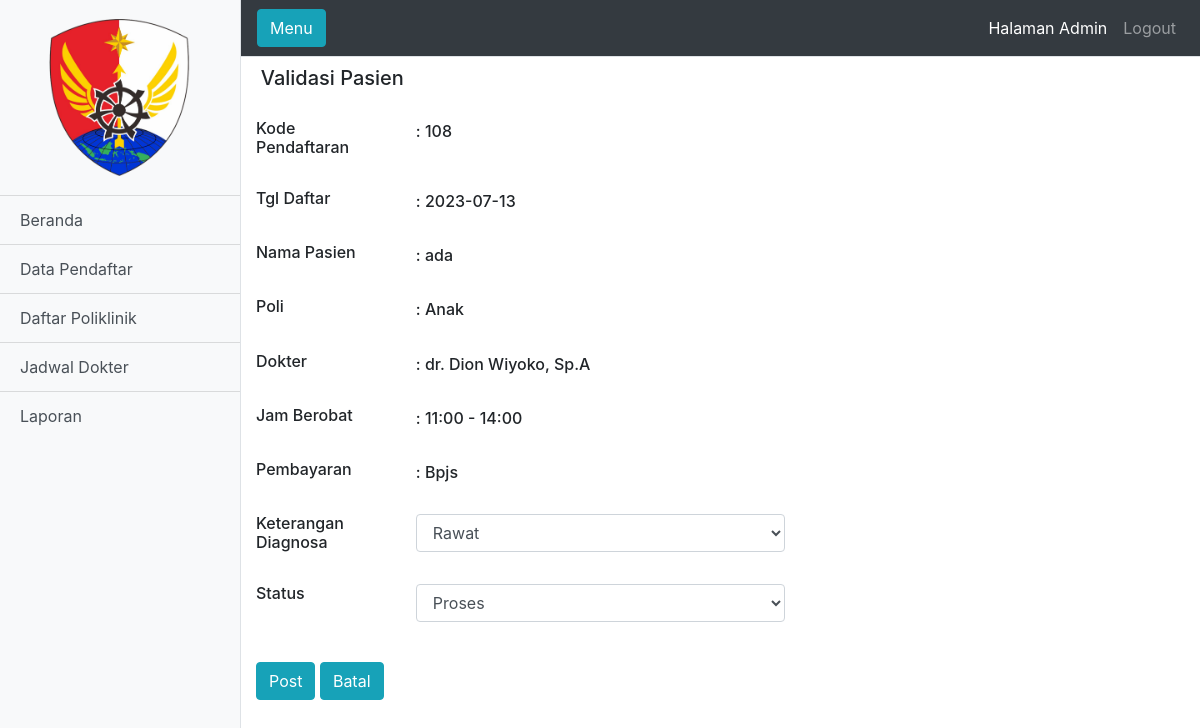
/validasi_pasien.php?kode_pendaftaran=108, run on the app's committed database.
### tables this page shows
CREATE TABLE `pasien` (
  `kode_pendaftaran` int(10) NOT NULL,
  `username` varchar(10) NOT NULL,
  `tgl_daftar` date NOT NULL,
  `id_poli` int(5) NOT NULL,
  `id_dokter` int(3) NOT NULL,
  `id_jam` int(5) NOT NULL,
  `jenis_pembayaran` varchar(30) NOT NULL,
  `no_rm` varchar(20) NOT NULL,
  `nama` varchar(50) NOT NULL,
  `jk` varchar(20) NOT NULL,
  `tlahir` varchar(50) NOT NULL,
  `nohp` varchar(15) NOT NULL,
  `ttl` date NOT NULL,
  `pekerjaan` varchar(50) NOT NULL,
  `alamat` varchar(500) NOT NULL,
  `wnama` varchar(50) NOT NULL,
  `wjk` varchar(10) NOT NULL,
  `walamat` varchar(500) NOT NULL,
  `wnohp` varchar(15) NOT NULL,
  `status` varchar(40) NOT NULL,
  `diagnosa` varchar(255) DEFAULT NULL
);

CREATE TABLE `poliklinik` (
  `id_poli` int(3) NOT NULL,
  `nama_poli` varchar(30) NOT NULL,
  `status` int(3) NOT NULL
);

CREATE TABLE `dokter` (
  `id_dokter` int(3) NOT NULL,
  `nama_dokter` varchar(30) NOT NULL,
  `id_poli` int(3) NOT NULL,
  `status` int(11) NOT NULL,
  `level` enum('spesialis','umum') NOT NULL DEFAULT 'umum'
);

CREATE TABLE `jam` (
  `id_jam` int(5) NOT NULL,
  `jam` varchar(25) NOT NULL,
  `id_poli` int(3) NOT NULL,
  `id_dokter` int(5) NOT NULL,
  `status` int(11) NOT NULL
);

### functions.php (called while the page is built, shortened)
<?php
$db = mysqli_connect("localhost", "root", "", "sirusakdeh_db");
function query($query) {
  global $db;
  $result = mysqli_query($db, $query);
  $rows = [];
  while ($row = mysqli_fetch_assoc($result)) {
      $rows[] = $row;
  }
  return $rows;
}
   ?>

### validasi_pasien.php (the view, shortened to what this page needs)
<?php
require 'functions.php';
$kode_pendaftaran = $_GET["kode_pendaftaran"];
$validasi_pasien = query("SELECT pasien.kode_pendaftaran,pasien.tgl_daftar,pasien.nama,poliklinik.nama_poli,dokter.nama_dokter,jam.jam,pasien.jenis_pembayaran,pasien.status,pasien.diagnosa from pasien join poliklinik on pasien.id_poli=poliklinik.id_poli join dokter on pasien.id_dokter=dokter.id_dokter join jam on pasien.id_jam=jam.id_jam where kode_pendaftaran = $kode_pendaftaran")[0];
 ?>
<!DOCTYPE html>
<html lang="en">
<head>
  <link href="admin/vendor/bootstrap/css/bootstrap.min.css" rel="stylesheet">
  <link href="admin/css/simple-sidebar.css" rel="stylesheet">
</head>
<body>
  <div class="d-flex" id="wrapper">
    <div class="bg-light border-right" id="sidebar-wrapper">
      <div class="sidebar-heading"><center><img src="img/logo.png" style="width: 150px; background: transparent;"></center></div>
      <div class="list-group list-group-flush">
        <a href="admin.php" class="list-group-item list-group-item-action bg-light">Beranda</a>
        <a href="data_pendaftar.php" class="list-group-item list-group-item-action bg-light">Data Pendaftar</a>
        <a href="daftar_poliklinik.php" class="list-group-item list-group-item-action bg-light">Daftar Poliklinik</a>
        <a href="jadwal_dokter.php" class="list-group-item list-group-item-action bg-light">Jadwal Dokter</a>
        <a href="laporan.php" class="list-group-item list-group-item-action bg-light">Laporan</a>
      </div>
    </div>
    <div id="page-content-wrapper">
      <nav class="navbar navbar-expand-lg navbar-dark bg-dark border-bottom">
        <button class="btn btn-info" id="menu-toggle">Menu</button>
        <div class="collapse navbar-collapse" id="navbarSupportedContent">
          <ul class="navbar-nav ml-auto mt-2 mt-lg-0">
            <li class="nav-item active">
              <div class="collapse navbar-collapse" id="navbarNav">
                <ul class="navbar-nav">
                  <li class="nav-item active">
                    <a class="nav-link" href="">Halaman Admin<span class="sr-only">(current)</span></a>
                  </li>
                  <li class="nav-item">
                  <a class="nav-link" href="logout.php">Logout</a>
                </li>
                </ul>
        </div>
      </nav>
      <div class="container-fluid">
        <div class="row">
        <div class="col mt-1">
          <table class="table table-sm table-borderless">
            <tr>
              <td width="450" rowspan="2"><h5 class="">Validasi Pasien</h5></td>
            </tr>
        </table>
      </div>
        </div>
        <div class="row">
                <div class="col md">
                  <form class="" action="" method="post">
                    <div class="form-group row">
                      <label for="kode_pendaftaran" class="col-sm-2"><h6>Kode Pendaftaran</h6></label>
                    <div class="col-sm-5">
                      <label for="kode_pendaftaran" name="kode_pendaftaran"><h6>: <?= $validasi_pasien["kode_pendaftaran"];?></h6></label>
                    </div>
                    </div>
                    <div class="form-group row">
                      <label for="tgl_daftar" class="col-sm-2"><h6>Tgl Daftar</h6></label>
                    <div class="col-sm-5">
                      <label for="tgl_daftar"><h6>: <?= $validasi_pasien["tgl_daftar"];?></h6></label>
                    </div>
                    </div>
                    <div class="form-group row">
                      <label for="nama" class="col-sm-2"><h6>Nama Pasien</h6></label>
                    <div class="col-sm-5">
                      <label for="nama"><h6>: <?= $validasi_pasien["nama"];?></h6></label>
                    </div>
                    </div>
                    <div class="form-group row">
                      <label for="nama_poli" class="col-sm-2"><h6>Poli</h6></label>
                    <div class="col-sm-5">
                      <label for="nama_poli"><h6>: <?= $validasi_pasien["nama_poli"];?></h6></label>
                    </div>
                    </div>
                    <div class="form-group row">
                      <label for="nama_dokter" class="col-sm-2"><h6>Dokter</h6></label>
                    <div class="col-sm-5">
                      <label for="nama_dokter"><h6>: <?= $validasi_pasien["nama_dokter"];?></h6></label>
                    </div>
                    </div>
                    <div class="form-group row">
                      <label for="jam" class="col-sm-2"><h6>Jam Berobat</h6></label>
                    <div class="col-sm-5">
                      <label for="jam"><h6>: <?= $validasi_pasien["jam"];?></h6></label>
                    </div>
                    </div>
                    <div class="form-group row">
                      <label for="jenis_pembayaran" class="col-sm-2"><h6>Pembayaran</h6></label>
                    <div class="col-sm-5">
                      <label for="jenis_pembayaran"><h6>: <?= $validasi_pasien["jenis_pembayaran"];?></h6></label>
                    </div>
                    </div>
                    <div class="form-group row">
                      <label for="diagnosa" class="col-sm-2"><h6>Keterangan Diagnosa</h6></label>
                    <div class="col-sm-5">
                      <select class="form-control" name="diagnosa">
                        <option value="Perlu Perawatan Lebih lanjut" <?php if($validasi_pasien["diagnosa"] == 'Perlu Perawatan Lebih lanjut'){echo 'selected';}?>>Rawat</option>
                      </select>
                      </div>
                    </div>
                    <div class="form-group row">
                      <label for="status" class="col-sm-2"><h6>Status</h6></label>
                    <div class="col-sm-5">
                      <select class="form-control" name="status">
                        <option value="Proses" <?php if($validasi_pasien["status"] == 'Proses'){echo 'selected';}?>>Proses</option>
                      </select>
                    </div>
                    </div>
                      </div>
                    </div>
                    <div class="form-group">
                      <br>
                    <button type="submit" name="post" class="btn btn-info">Post</button>
                    <button type="submit" name="batal" class="btn btn-info"><a href="data_pendaftar.php" class="text-reset" style="text-decoration:none">Batal</a></button>
                    </div>
                    </div>
                    </div>
                </div>
</body>
</html>

### admin/css/simple-sidebar.css (style rules this page uses)
body { overflow-x: hidden; }
#sidebar-wrapper { min-height: 100vh; margin-left: -15rem; -webkit-transition: margin .25s ease-out; -moz-transition: margin .25s ease-out; -o-transition: margin .25s ease-out; transition: margin .25s ease-out; }
#sidebar-wrapper .sidebar-heading { padding: 0.875rem 1.25rem; font-size: 1.2rem; }
#sidebar-wrapper .list-group { width: 15rem; }
#page-content-wrapper { min-width: 100vw; }
@media (min-width: 768px) { #sidebar-wrapper { margin-left: 0; } }
@media (min-width: 768px) { #page-content-wrapper { min-width: 0; width: 100%; } }

### data on the page
pasien: kode_pendaftaran "108", tgl_daftar "2023-07-13", nama "ada", id_poli.nama_poli "Anak", id_dokter.nama_dokter "dr. Dion Wiyoko, Sp.A", id_jam.jam "11:00 - 14:00", jenis_pembayaran "Bpjs", diagnosa "Rawat", status "Proses"
